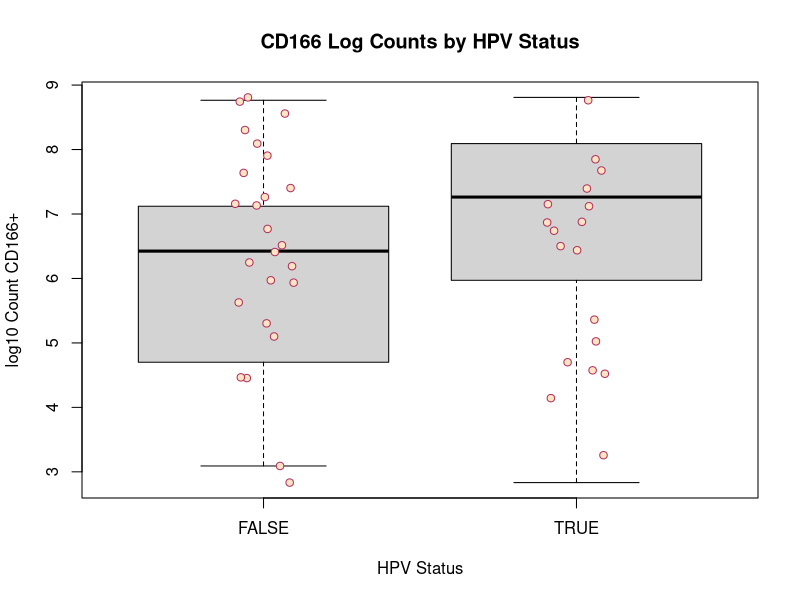
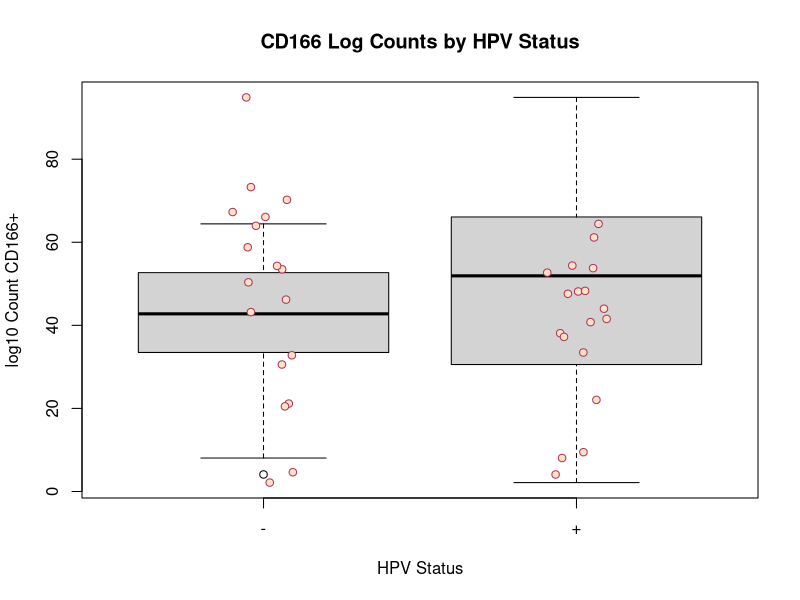
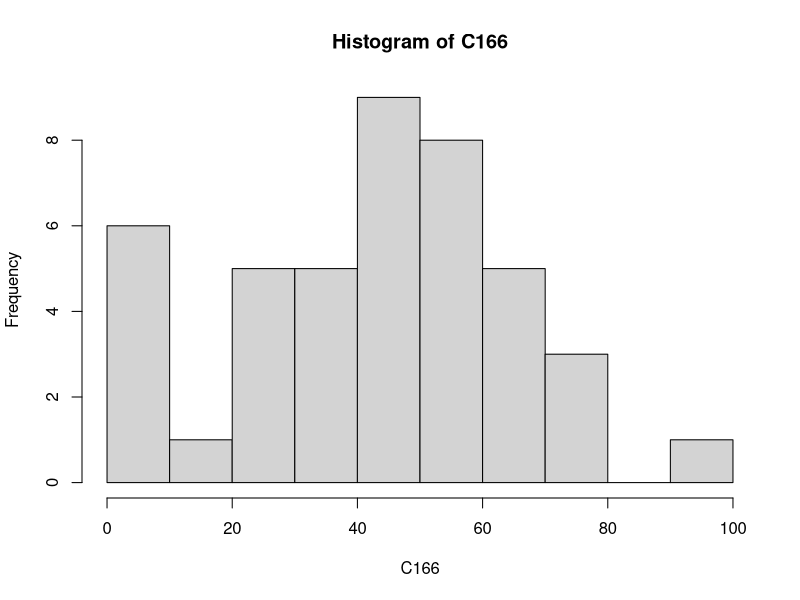
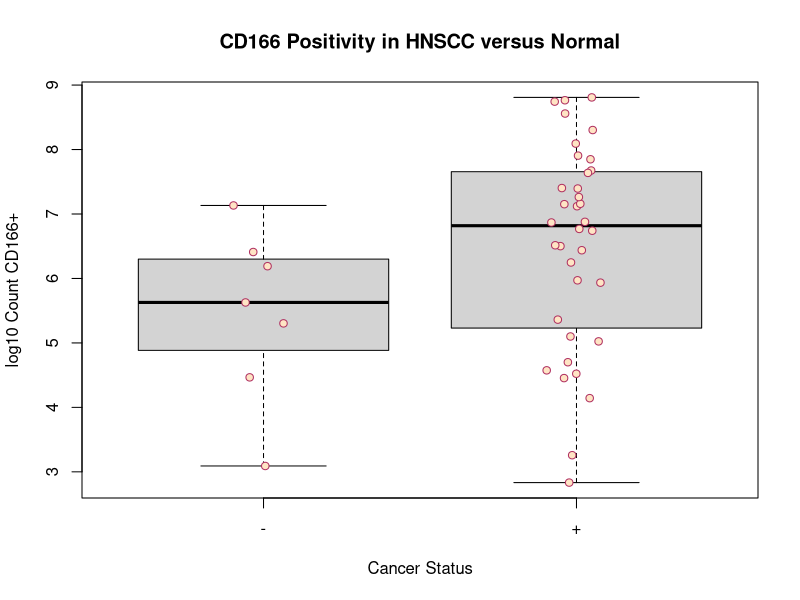
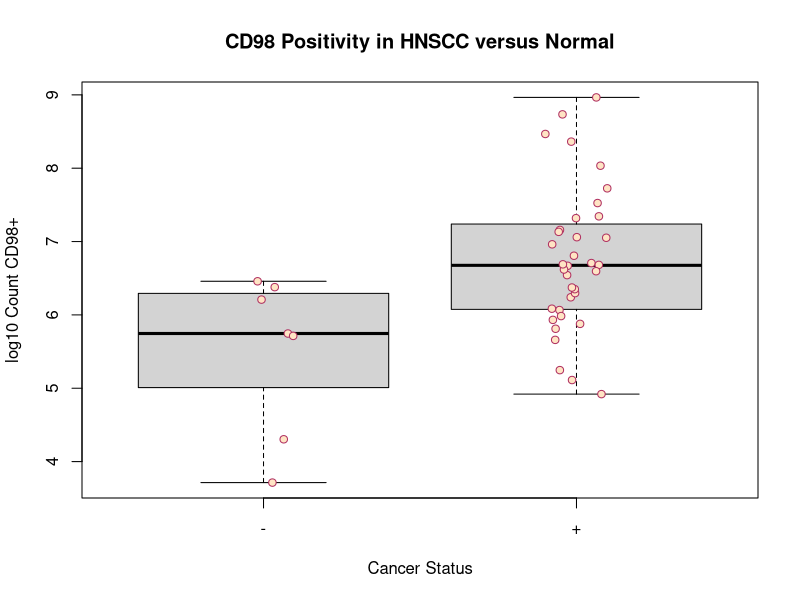

Here is the R script that generated these plots, in order:
# Script for analysis of significance in EdyTMA data
# 
# Step 1: import data
# Step 2: append smoker status, re-write data (change file name)
# Step 3: Table pTNM status. pTNM status may be used as category
# (not just pT)
# Step 4: use Wilcoxon Ranked test of Unity to compare HPV +/- by
# marker presence (percentile). Pairwise across all markers.
# Consider ANOVA for the multivariate analysis across pTNM? 

setwd("E:/Cell Profiler/20150825 Images for Full Spot Analysis/3rd Run outputs/")
# TMAdat <- read.csv("Data used for Graphs.csv", header=T)
# map <- read.csv("OPSCC TMA Map.csv", header=T)
# TMAdat$Smoker <- map$Smoker
# write.csv(TMAdat, "20151110 Data used for analysis.csv", row.names=F)

# setwd("~/disk1/EdyTMA")
TMAdat <- read.csv("2016 Run (hard cluster size) - Data used for Graphs - bad spots dropped.csv", stringsAsFactors=F)

# Caveat to tabling: no smoker status for controls. Additionally one pt is
# ambiguous. 
table(TMAdat$pTNM, TMAdat$Smoker)
table(TMAdat$pTNM, TMAdat$HPV)
table(TMAdat$pTNM, TMAdat$HPV, TMAdat$Smoker)

# wilcox.test will be used for nonparametric testing with modifications as
# necessary.
# colnames(TMAdat)
# [1] "SpotID"         "Donor.Block.ID" "Age"            "HPV"           
# [5] "pTNM"           "Stage"          "DblNegPct"      "CD166PosPct"   
# [9] "CD98PosPct"     "DblPosPct"      "DblNegCnt"      "CD166PosCnt"   
# [13] "CD98PosCnt"     "DblPosCnt"      "NucleiTotal"    "xy"            
# [17] "pT"             "Smoker"  

# find numeric columns
numcol = logical(ncol(TMAdat))
# cutoff for max proportion of NAs in a numeric column  
NAcut = .10
for(i in 1:ncol(TMAdat) ){
  NA0 = sum(is.na(TMAdat[,i]))
  NA1 = sum(is.na(as.numeric(TMAdat[,i])))
  if( (NA1-NA0)/(nrow(TMAdat)-NA0)<NAcut ){ numcol[i] = TRUE }
}

# masks for HPV+ and HPV-, omitting controls
# indirectly, testing for unknown smoking status removes controls.  
#  it also removes one incompletely characterized patient
HPVpos = TMAdat$Smoker != "?" & TMAdat$HPV == "+"
HPVneg = TMAdat$Smoker != "?" & TMAdat$HPV == "-"

# loop over numeric columns to run Wilcoxon tests
for(i in which(numcol) ){
  med.pos = median(TMAdat[HPVpos,i],na.rm=T)
  med.neg = median(TMAdat[HPVneg,i],na.rm=T)
  w.obj = wilcox.test(TMAdat[HPVpos,i],TMAdat[HPVneg,i],conf.int=TRUE)
  cat(names(TMAdat)[i], signif(c(w.obj$p.value,w.obj$estimate,
                                 med.pos,med.neg),3), w.obj$statistic,
                                  "\n", sep="\t")
}

# Pulled ugly and incorrect code (ran tests that were inclusive of
# controls in HPV- subgroup, incorrectly defined CD166+). See below
# for corrections on the Control group comparison.

# No real success by pairwise testing - CD166PosPct by Smoker or 
# by HPV yields p close to 0.05 (0.14 and 0.06 respectively)...
# Also I just realized in my tests I was including Controls in 
# the HPV- group.

# This list approach for collecting wilcox results is ugly as sin but 
# it works...for now.

markers <- c("DblPosPct", "CD166PosPct", "CD98PosPct", "DblNegPct"); 
byHPV <- c(); bySmoker <- c();

for(i in markers){
  byHPV <- list(byHPV, wilcox.test(get(i) ~ HPV, 
                 data=TMAdat[c(which(TMAdat$pTNM != "Ctrl")),]))
}

for(i in markers){
  bySmoker <- list(bySmoker, wilcox.test(get(i) ~ Smoker, 
                    data=TMAdat[c(which(TMAdat$Smoker != "?")),]))
}

## Using Julja's code to iterate over Smoker status by column and look for significance.

Smopos = TMAdat$Smoker == "+"
Smoneg = TMAdat$Smoker == "-"

for(i in which(numcol) ){
  med.pos = median(TMAdat[Smopos,i],na.rm=T)
  med.neg = median(TMAdat[Smoneg,i],na.rm=T)
  w.obj = wilcox.test(TMAdat[Smopos,i],TMAdat[Smoneg,i],conf.int=TRUE)
  cat(names(TMAdat)[i], signif(c(w.obj$p.value,w.obj$estimate,
                                 med.pos,med.neg),3), w.obj$statistic,
      "\n", sep="\t")
}

### Sophie asked me to compare Smoker status versus HPV and to the best of my understanding I believe
### this means to essentially create a fourway comparison: HPVneg&Smokerneg Vs. HPVNeg&SmokerPos and 
### HPVPos&SmokerNeg vs. HPVPos&SmokerPos. So that's what I'll do below by using boolean completion in
### Julja's code to winnow for the above categories.


for(i in which(numcol) ){
  med.pos = median(TMAdat[Smopos & HPVneg,i],na.rm=T)
  med.neg = median(TMAdat[Smoneg & HPVneg,i],na.rm=T)
  w.obj = wilcox.test(TMAdat[Smopos & HPVneg,i],TMAdat[Smoneg & HPVneg,i],conf.int=TRUE)
  cat(names(TMAdat)[i], signif(c(w.obj$p.value,w.obj$estimate,
                                 med.pos,med.neg),3), w.obj$statistic,
      "\n", sep="\t")
}

for(i in which(numcol) ){
  med.pos = median(TMAdat[Smopos & HPVpos,i],na.rm=T)
  med.neg = median(TMAdat[Smoneg & HPVpos,i],na.rm=T)
  w.obj = wilcox.test(TMAdat[Smopos & HPVpos,i],TMAdat[Smoneg & HPVpos,i],conf.int=TRUE)
  cat(names(TMAdat)[i], signif(c(w.obj$p.value,w.obj$estimate,
                                 med.pos,med.neg),3), w.obj$statistic,
      "\n", sep="\t")
}

### Comparison against controls
for(i in which(numcol) ){
  med.pos = median(TMAdat[Smopos & HPVpos,i],na.rm=T)
  med.neg = median(TMAdat[Smoneg & HPVpos,i],na.rm=T)
  w.obj = wilcox.test(TMAdat[which(TMAdat$Stage != "Ctrl"),i],TMAdat[which(TMAdat$Stage == "Ctrl"),i],conf.int=TRUE)
  cat(names(TMAdat)[i], signif(c(w.obj$p.value,w.obj$estimate,
                                 med.pos,med.neg),3), w.obj$statistic,
      "\n", sep="\t")
}



pdf("CD166 Positivity in HNSCC versus Normal.pdf")
boxplot(data=TMAdat, log(CD166PosCnt) ~ Cancer,
        ylab="log10 Count CD166+", xlab="Cancer Status", 
        main="CD166 Positivity in HNSCC versus Normal")
stripchart(data=TMAdat, log(CD166PosCnt) ~ Cancer, 
           vertical=TRUE,method="jitter", pch=21,
           col= "maroon", bg = "bisque", add=TRUE)
dev.off()
pdf("CD98 Positivity in HNSCC versus Normal.pdf")
boxplot(data=TMAdat, log(CD98PosCnt) ~ Cancer,
        ylab="log10 Count CD98+", xlab="Cancer Status", 
        main="CD98 Positivity in HNSCC versus Normal")
stripchart(data=TMAdat, log(CD98PosCnt) ~ Cancer, 
           vertical=TRUE, method="jitter", pch=21,
           col= "maroon", bg = "bisque", add=TRUE)
dev.off()

boxplot(data=TMAdat, log(CD166PosCnt) ~ HPVpos,
        ylab="log10 Count CD166+", xlab="HPV Status", 
        main="CD166 Log Counts by HPV Status")
stripchart(data=TMAdat, log(CD166PosCnt) ~ HPVneg, 
           vertical=TRUE,method="jitter", pch=21,
           col= "maroon", bg = "bisque", add=TRUE)

C166 <- (TMAdat$CD166PosPct+TMAdat$DblPosPct)
names(C166) <- TMAdat$Stage


boxplot(data=TMAdat, C166[1:38] ~ HPV[1:38],
        ylab="log10 Count CD166+", xlab="HPV Status", 
        main="CD166 Log Counts by HPV Status")
stripchart(data=TMAdat, (CD166PosPct+DblPosPct)[1:38] ~ HPVneg[1:38], 
           vertical=TRUE,method="jitter", pch=21,
           col= "maroon", bg = "bisque", add=TRUE)

hist(data=TMAdat, C166)
summary(C166)

# FDR correction for controls
FDRtest <- c(.249, .392, .91, .987, .017, .0115, .00156, .153, .367)
p.adjust(FDRtest, method="BH")

# FDR Correction for smoker positive versus negative
FDRtestSmokers <- c(.412, .0319, .549,1,.921,.046,.73,.289,.443)
p.adjust(FDRtestSmokers, method="BH")
